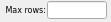
<?xml version="1.0" encoding="UTF-8"?>
<ui version="4.0">
 <class>gui_settings_max_rows</class>
 <widget class="QWidget" name="gui_settings_max_rows">
  <property name="geometry">
   <rect>
    <x>0</x>
    <y>0</y>
    <width>111</width>
    <height>22</height>
   </rect>
  </property>
  <property name="sizePolicy">
   <sizepolicy hsizetype="Fixed" vsizetype="Fixed">
    <horstretch>0</horstretch>
    <verstretch>0</verstretch>
   </sizepolicy>
  </property>
  <property name="minimumSize">
   <size>
    <width>111</width>
    <height>22</height>
   </size>
  </property>
  <property name="maximumSize">
   <size>
    <width>111</width>
    <height>22</height>
   </size>
  </property>
  <property name="font">
   <font>
    <family>Verdana</family>
    <pointsize>6</pointsize>
   </font>
  </property>
  <property name="windowTitle">
   <string>Form</string>
  </property>
  <layout class="QFormLayout" name="formLayout">
   <property name="horizontalSpacing">
    <number>1</number>
   </property>
   <property name="verticalSpacing">
    <number>1</number>
   </property>
   <property name="leftMargin">
    <number>1</number>
   </property>
   <property name="topMargin">
    <number>1</number>
   </property>
   <property name="rightMargin">
    <number>1</number>
   </property>
   <property name="bottomMargin">
    <number>1</number>
   </property>
   <item row="0" column="0">
    <widget class="QLabel" name="label">
     <property name="sizePolicy">
      <sizepolicy hsizetype="Fixed" vsizetype="Fixed">
       <horstretch>0</horstretch>
       <verstretch>0</verstretch>
      </sizepolicy>
     </property>
     <property name="minimumSize">
      <size>
       <width>45</width>
       <height>18</height>
      </size>
     </property>
     <property name="maximumSize">
      <size>
       <width>45</width>
       <height>18</height>
      </size>
     </property>
     <property name="font">
      <font>
       <family>Verdana</family>
       <pointsize>6</pointsize>
      </font>
     </property>
     <property name="text">
      <string>Max rows:</string>
     </property>
     <property name="alignment">
      <set>Qt::AlignRight|Qt::AlignTrailing|Qt::AlignVCenter</set>
     </property>
    </widget>
   </item>
   <item row="0" column="1">
    <widget class="QLineEdit" name="edt_max_rows">
     <property name="sizePolicy">
      <sizepolicy hsizetype="Fixed" vsizetype="Fixed">
       <horstretch>0</horstretch>
       <verstretch>0</verstretch>
      </sizepolicy>
     </property>
     <property name="minimumSize">
      <size>
       <width>60</width>
       <height>18</height>
      </size>
     </property>
     <property name="maximumSize">
      <size>
       <width>60</width>
       <height>18</height>
      </size>
     </property>
     <property name="font">
      <font>
       <family>Verdana</family>
       <pointsize>6</pointsize>
      </font>
     </property>
     <property name="alignment">
      <set>Qt::AlignRight|Qt::AlignTrailing|Qt::AlignVCenter</set>
     </property>
    </widget>
   </item>
  </layout>
 </widget>
 <resources/>
 <connections/>
</ui>
